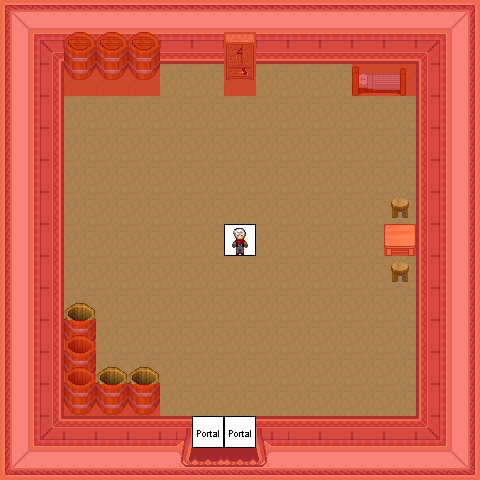

Rendered tile map (Tiled .tmx) drawn with the repository's tilesets; below, a short description and the map source with its tile grids summarised:
An orthogonal 15x15 tile map with 32x32 px tiles, 6 tile layers (0_floor, 1_terrain, 2_object, 3_roof, ...), 1 hidden layer not drawn, 14 tilesets.

<map version="1.8" tiledversion="1.8.4" orientation="orthogonal" renderorder="right-down" width="15" height="15" tilewidth="32" tileheight="32" infinite="0" nextlayerid="8" nextobjectid="1">
 <tileset firstgid="1" name="wall" tilewidth="32" tileheight="32" tilecount="16" columns="2">
  <image source="../../tileset/building/wall/int_wall_pale.png" width="64" height="256" />
 </tileset>
 <tileset firstgid="17" name="wall2" tilewidth="32" tileheight="32" tilecount="20" columns="2">
  <image source="../../tileset/building/wall/int_wall_purple.png" width="64" height="320" />
 </tileset>
 <tileset firstgid="37" name="entrance" tilewidth="32" tileheight="32" tilecount="36" columns="9">
  <image source="../../tileset/building/entrance/pale_red_ns.png" width="288" height="128" />
 </tileset>
 <tileset firstgid="73" name="entrance details" tilewidth="32" tileheight="32" tilecount="6" columns="3">
  <image source="../../tileset/building/entrance/detail_ns.png" width="96" height="64" />
 </tileset>
 <tileset firstgid="79" name="ground_4" tilewidth="32" tileheight="32" tilecount="40" columns="4">
  <image source="../../tileset/ground/ground_4.png" width="128" height="320" />
 </tileset>
 <tileset firstgid="119" name="barrell" tilewidth="32" tileheight="32" tilecount="2" columns="1">
  <image source="../../tileset/item/pot/barrel_tall.png" width="32" height="64" />
 </tileset>
 <tileset firstgid="121" name="barel" tilewidth="32" tileheight="32" tilecount="2" columns="1">
  <image source="../../tileset/item/pot/small_barrel.png" width="32" height="64" />
 </tileset>
 <tileset firstgid="123" name="bed" tilewidth="32" tileheight="32" tilecount="2" columns="2">
  <image source="../../tileset/furniture/bed/side_on.png" width="64" height="32" />
 </tileset>
 <tileset firstgid="125" name="stool" tilewidth="32" tileheight="32" tilecount="1" columns="1">
  <image source="../../tileset/furniture/chair/stool.png" width="32" height="32" />
 </tileset>
 <tileset firstgid="126" name="table" tilewidth="32" tileheight="32" tilecount="1" columns="1">
  <image source="../../tileset/furniture/table/square_pale.png" width="32" height="32" />
 </tileset>
 <tileset firstgid="127" name="shelf" tilewidth="32" tileheight="32" tilecount="6" columns="3">
  <image source="../../tileset/furniture/shelve/bright_bookshelf_and_cupboard.png" width="96" height="64" />
 </tileset>
 <tileset firstgid="133" name="collision" tilewidth="32" tileheight="32" tilecount="1" columns="1">
  <image source="../../tileset/logic/collision.png" width="32" height="32" />
 </tileset>
 <tileset firstgid="134" name="portal" tilewidth="32" tileheight="32" tilecount="24" columns="8">
  <image source="../../tileset/logic/portal.png" width="256" height="96" />
 </tileset>
 <tileset firstgid="158" name="logic/creature/human_imperial" tilewidth="32" tileheight="32" tilecount="16" columns="8">
  <image source="../../tileset/logic/creature/human_imperial.png" width="256" height="64" />
 </tileset>
 <layer id="1" name="0_floor" width="15" height="15">
  <data>[225 cells, 225 non-empty, 1 distinct tile ids]</data>
 </layer>
 <layer id="2" name="1_terrain" width="15" height="15">
  <data>[225 cells, 118 non-empty, 30 distinct tile ids]</data>
 </layer>
 <layer id="3" name="2_object" width="15" height="15">
  <data>[225 cells, 5 non-empty, 2 distinct tile ids]</data>
 </layer>
 <layer id="4" name="3_roof" width="15" height="15">
  <data>[225 cells, 6 non-empty, 4 distinct tile ids]</data>
 </layer>
 <layer id="5" name="objects" width="15" height="15">
  <data>[225 cells, 3 non-empty, 2 distinct tile ids]</data>
 </layer>
 <layer id="6" name="collision" width="15" height="15" opacity="0.44">
  <data>[225 cells, 114 non-empty, 1 distinct tile ids]</data>
 </layer>
 <layer id="7" name="protection" width="15" height="15" visible="0">
  <data>[225 cells, 0 non-empty, 0 distinct tile ids]</data>
 </layer>
</map>
